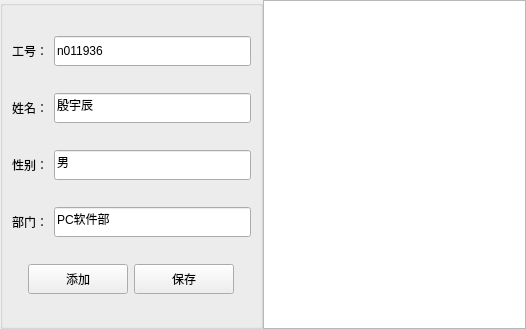
<?xml version="1.0" encoding="UTF-8"?>
<ui version="4.0">
 <class>TestDemoWidget</class>
 <widget class="QWidget" name="TestDemoWidget">
  <property name="geometry">
   <rect>
    <x>0</x>
    <y>0</y>
    <width>526</width>
    <height>329</height>
   </rect>
  </property>
  <property name="windowTitle">
   <string>Form</string>
  </property>
  <layout class="QHBoxLayout" name="horizontalLayout_6" stretch="1,1">
   <property name="spacing">
    <number>0</number>
   </property>
   <property name="leftMargin">
    <number>0</number>
   </property>
   <property name="topMargin">
    <number>0</number>
   </property>
   <property name="rightMargin">
    <number>0</number>
   </property>
   <property name="bottomMargin">
    <number>0</number>
   </property>
   <item>
    <widget class="QGroupBox" name="groupBox">
     <property name="title">
      <string/>
     </property>
     <layout class="QVBoxLayout" name="verticalLayout">
      <item>
       <layout class="QHBoxLayout" name="horizontalLayout">
        <item>
         <widget class="QLabel" name="label">
          <property name="text">
           <string>工号：</string>
          </property>
          <property name="scaledContents">
           <bool>true</bool>
          </property>
         </widget>
        </item>
        <item>
         <widget class="QLineEdit" name="lineEditnumber">
          <property name="minimumSize">
           <size>
            <width>0</width>
            <height>30</height>
           </size>
          </property>
          <property name="text">
           <string>n011936</string>
          </property>
         </widget>
        </item>
       </layout>
      </item>
      <item>
       <layout class="QHBoxLayout" name="horizontalLayout_2">
        <item>
         <widget class="QLabel" name="label_2">
          <property name="text">
           <string>姓名：</string>
          </property>
          <property name="scaledContents">
           <bool>true</bool>
          </property>
         </widget>
        </item>
        <item>
         <widget class="QLineEdit" name="lineEditName">
          <property name="minimumSize">
           <size>
            <width>0</width>
            <height>30</height>
           </size>
          </property>
          <property name="text">
           <string>殷宇辰</string>
          </property>
         </widget>
        </item>
       </layout>
      </item>
      <item>
       <layout class="QHBoxLayout" name="horizontalLayout_4">
        <item>
         <widget class="QLabel" name="label_4">
          <property name="text">
           <string>性别：</string>
          </property>
          <property name="scaledContents">
           <bool>true</bool>
          </property>
         </widget>
        </item>
        <item>
         <widget class="QLineEdit" name="lineEditSex">
          <property name="minimumSize">
           <size>
            <width>0</width>
            <height>30</height>
           </size>
          </property>
          <property name="text">
           <string>男</string>
          </property>
         </widget>
        </item>
       </layout>
      </item>
      <item>
       <layout class="QHBoxLayout" name="horizontalLayout_3">
        <item>
         <widget class="QLabel" name="label_3">
          <property name="text">
           <string>部门：</string>
          </property>
          <property name="scaledContents">
           <bool>true</bool>
          </property>
         </widget>
        </item>
        <item>
         <widget class="QLineEdit" name="lineEditDocument">
          <property name="minimumSize">
           <size>
            <width>0</width>
            <height>30</height>
           </size>
          </property>
          <property name="text">
           <string>PC软件部</string>
          </property>
         </widget>
        </item>
       </layout>
      </item>
      <item>
       <layout class="QHBoxLayout" name="horizontalLayout_5">
        <item>
         <spacer name="horizontalSpacer">
          <property name="orientation">
           <enum>Qt::Horizontal</enum>
          </property>
          <property name="sizeHint" stdset="0">
           <size>
            <width>40</width>
            <height>20</height>
           </size>
          </property>
         </spacer>
        </item>
        <item>
         <widget class="QPushButton" name="pushButtonAdd">
          <property name="minimumSize">
           <size>
            <width>100</width>
            <height>30</height>
           </size>
          </property>
          <property name="maximumSize">
           <size>
            <width>100</width>
            <height>30</height>
           </size>
          </property>
          <property name="text">
           <string>添加</string>
          </property>
         </widget>
        </item>
        <item>
         <widget class="QPushButton" name="pushButtonSave">
          <property name="minimumSize">
           <size>
            <width>100</width>
            <height>30</height>
           </size>
          </property>
          <property name="maximumSize">
           <size>
            <width>100</width>
            <height>30</height>
           </size>
          </property>
          <property name="text">
           <string>保存</string>
          </property>
         </widget>
        </item>
        <item>
         <spacer name="horizontalSpacer_2">
          <property name="orientation">
           <enum>Qt::Horizontal</enum>
          </property>
          <property name="sizeHint" stdset="0">
           <size>
            <width>40</width>
            <height>20</height>
           </size>
          </property>
         </spacer>
        </item>
       </layout>
      </item>
     </layout>
    </widget>
   </item>
   <item>
    <widget class="QTextEdit" name="textEdit"/>
   </item>
  </layout>
 </widget>
 <resources/>
 <connections/>
</ui>
